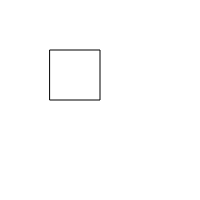
Frame 1 (no input)
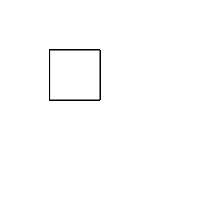
Frame 60 (no input)
Frame 120 (the mouse pressed at the canvas centre since frame 60): identical to frame 60, image omitted

The p5.js sketch that drew these frames (run headless with seeded random() and noise() and a simulated clock; from frame 60 on, the mouse is pressed at the canvas centre):

// p5.js sketch
// ── sketch.js
function setup() {
    createCanvas(200,200);
}

function draw() {
    rect(50,50,50,50);
}
